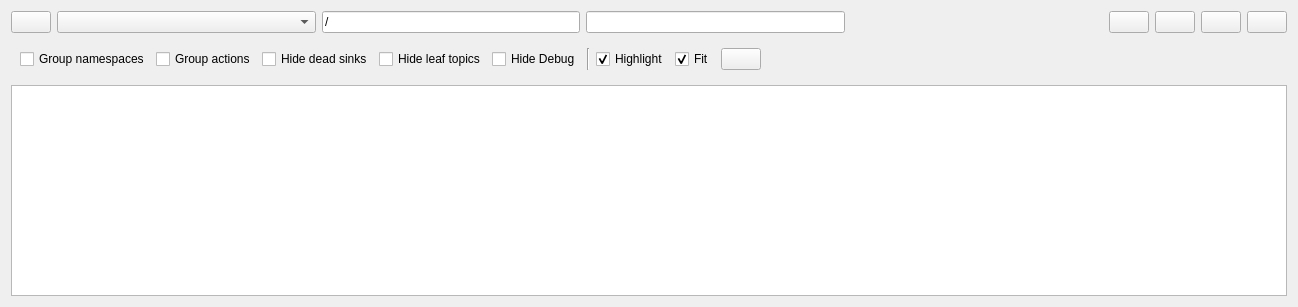
<?xml version="1.0" encoding="UTF-8"?>
<ui version="4.0">
 <class>RosGraphWidget</class>
 <widget class="QWidget" name="RosGraphWidget">
  <property name="enabled">
   <bool>true</bool>
  </property>
  <property name="geometry">
   <rect>
    <x>0</x>
    <y>0</y>
    <width>1298</width>
    <height>307</height>
   </rect>
  </property>
  <property name="windowTitle">
   <string>Node Graph</string>
  </property>
  <layout class="QVBoxLayout" name="verticalLayout" stretch="0,0,0">
   <item>
    <layout class="QHBoxLayout" name="horizontalLayout" stretch="0,0,0,0,0,0,0,0,0">
     <item>
      <widget class="QPushButton" name="refresh_graph_push_button">
       <property name="toolTip">
        <string>Refresh ROS graph</string>
       </property>
       <property name="iconSize">
        <size>
         <width>16</width>
         <height>16</height>
        </size>
       </property>
      </widget>
     </item>
     <item>
      <widget class="QComboBox" name="graph_type_combo_box">
       <property name="sizePolicy">
        <sizepolicy hsizetype="Expanding" vsizetype="Fixed">
         <horstretch>0</horstretch>
         <verstretch>0</verstretch>
        </sizepolicy>
       </property>
       <property name="toolTip">
        <string>Choose graph type</string>
       </property>
      </widget>
     </item>
     <item>
      <widget class="QLineEdit" name="filter_line_edit">
       <property name="toolTip">
        <string>Namespace filter, comma separated list of names/regexp to include or exclude. Example: -/rqt.*</string>
       </property>
       <property name="text">
        <string notr="true">/</string>
       </property>
      </widget>
     </item>
     <item>
      <widget class="QLineEdit" name="topic_filter_line_edit">
       <property name="toolTip">
        <string>Topic filter, comma separated list of names/regexp to include or exclude. Example: -/tf</string>
       </property>
      </widget>
     </item>
     <item>
      <spacer name="horizontalSpacer">
       <property name="orientation">
        <enum>Qt::Horizontal</enum>
       </property>
       <property name="sizeHint" stdset="0">
        <size>
         <width>40</width>
         <height>20</height>
        </size>
       </property>
      </spacer>
     </item>
     <item>
      <widget class="QPushButton" name="load_dot_push_button">
       <property name="toolTip">
        <string>Load DOT graph from file</string>
       </property>
       <property name="iconSize">
        <size>
         <width>16</width>
         <height>16</height>
        </size>
       </property>
      </widget>
     </item>
     <item>
      <widget class="QPushButton" name="save_dot_push_button">
       <property name="toolTip">
        <string>Save as DOT graph</string>
       </property>
       <property name="iconSize">
        <size>
         <width>16</width>
         <height>16</height>
        </size>
       </property>
      </widget>
     </item>
     <item>
      <widget class="QPushButton" name="save_as_svg_push_button">
       <property name="toolTip">
        <string>Save as SVG</string>
       </property>
       <property name="iconSize">
        <size>
         <width>16</width>
         <height>16</height>
        </size>
       </property>
      </widget>
     </item>
     <item>
      <widget class="QPushButton" name="save_as_image_push_button">
       <property name="toolTip">
        <string>Save as image</string>
       </property>
       <property name="iconSize">
        <size>
         <width>16</width>
         <height>16</height>
        </size>
       </property>
      </widget>
     </item>
    </layout>
   </item>
   <item>
    <widget class="QWidget" name="widget" native="true">
     <layout class="QHBoxLayout" name="horizontalLayout_4">
      <item>
       <widget class="QCheckBox" name="namespace_cluster_check_box">
        <property name="toolTip">
         <string>Show namespace boxes</string>
        </property>
        <property name="text">
         <string>Group namespaces</string>
        </property>
       </widget>
      </item>
      <item>
       <widget class="QCheckBox" name="actionlib_check_box">
        <property name="toolTip">
         <string>Summarize action topics into one virtual topic node (named &lt;action_server&gt;/action_topics)</string>
        </property>
        <property name="text">
         <string>Group actions</string>
        </property>
       </widget>
      </item>
      <item>
       <widget class="QCheckBox" name="dead_sinks_check_box">
        <property name="toolTip">
         <string>Hide topics without subscribers</string>
        </property>
        <property name="text">
         <string>Hide dead sinks</string>
        </property>
       </widget>
      </item>
      <item>
       <widget class="QCheckBox" name="leaf_topics_check_box">
        <property name="toolTip">
         <string>Hide topics with one connection only (implicates dead sinks)</string>
        </property>
        <property name="text">
         <string>Hide leaf topics</string>
        </property>
       </widget>
      </item>
      <item>
       <widget class="QCheckBox" name="quiet_check_box">
        <property name="toolTip">
         <string>Hide common debugging nodes</string>
        </property>
        <property name="text">
         <string>Hide Debug</string>
        </property>
       </widget>
      </item>
      <item>
       <widget class="Line" name="line">
        <property name="orientation">
         <enum>Qt::Vertical</enum>
        </property>
       </widget>
      </item>
      <item>
       <widget class="QCheckBox" name="highlight_connections_check_box">
        <property name="toolTip">
         <string>Highlight incoming and outgoing connections on mouse over</string>
        </property>
        <property name="text">
         <string>Highlight</string>
        </property>
        <property name="checked">
         <bool>true</bool>
        </property>
       </widget>
      </item>
      <item>
       <widget class="QCheckBox" name="auto_fit_graph_check_box">
        <property name="toolTip">
         <string>Automatically fit graph into view on update</string>
        </property>
        <property name="text">
         <string>Fit</string>
        </property>
        <property name="checked">
         <bool>true</bool>
        </property>
       </widget>
      </item>
      <item>
       <widget class="QPushButton" name="fit_in_view_push_button">
        <property name="toolTip">
         <string>Fit graph in view</string>
        </property>
        <property name="iconSize">
         <size>
          <width>16</width>
          <height>16</height>
         </size>
        </property>
       </widget>
      </item>
      <item>
       <spacer name="horizontalSpacer_2">
        <property name="orientation">
         <enum>Qt::Horizontal</enum>
        </property>
        <property name="sizeHint" stdset="0">
         <size>
          <width>40</width>
          <height>20</height>
         </size>
        </property>
       </spacer>
      </item>
     </layout>
    </widget>
   </item>
   <item>
    <widget class="InteractiveGraphicsView" name="graphics_view">
     <property name="renderHints">
      <set>QPainter::Antialiasing|QPainter::HighQualityAntialiasing|QPainter::SmoothPixmapTransform|QPainter::TextAntialiasing</set>
     </property>
     <property name="resizeAnchor">
      <enum>QGraphicsView::AnchorViewCenter</enum>
     </property>
    </widget>
   </item>
  </layout>
 </widget>
 <customwidgets>
  <customwidget>
   <class>InteractiveGraphicsView</class>
   <extends>QGraphicsView</extends>
   <header>rqt_graph.interactive_graphics_view</header>
  </customwidget>
 </customwidgets>
 <resources/>
 <connections/>
</ui>
